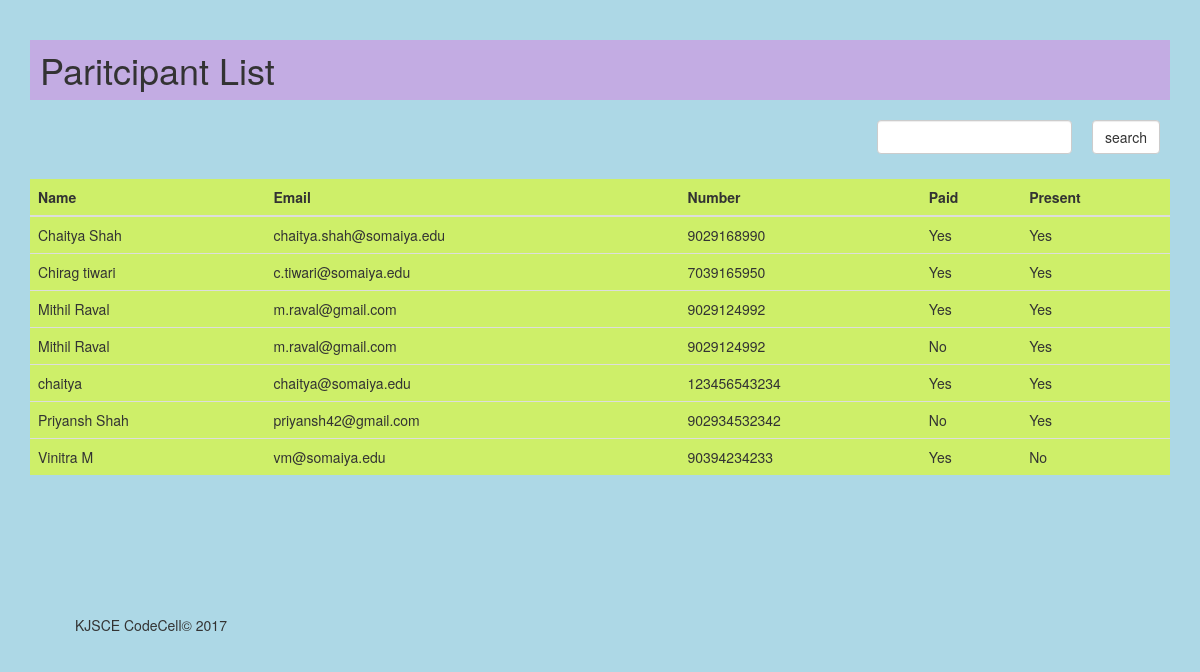
/register/view/, run on an earlier commit of the app's database.
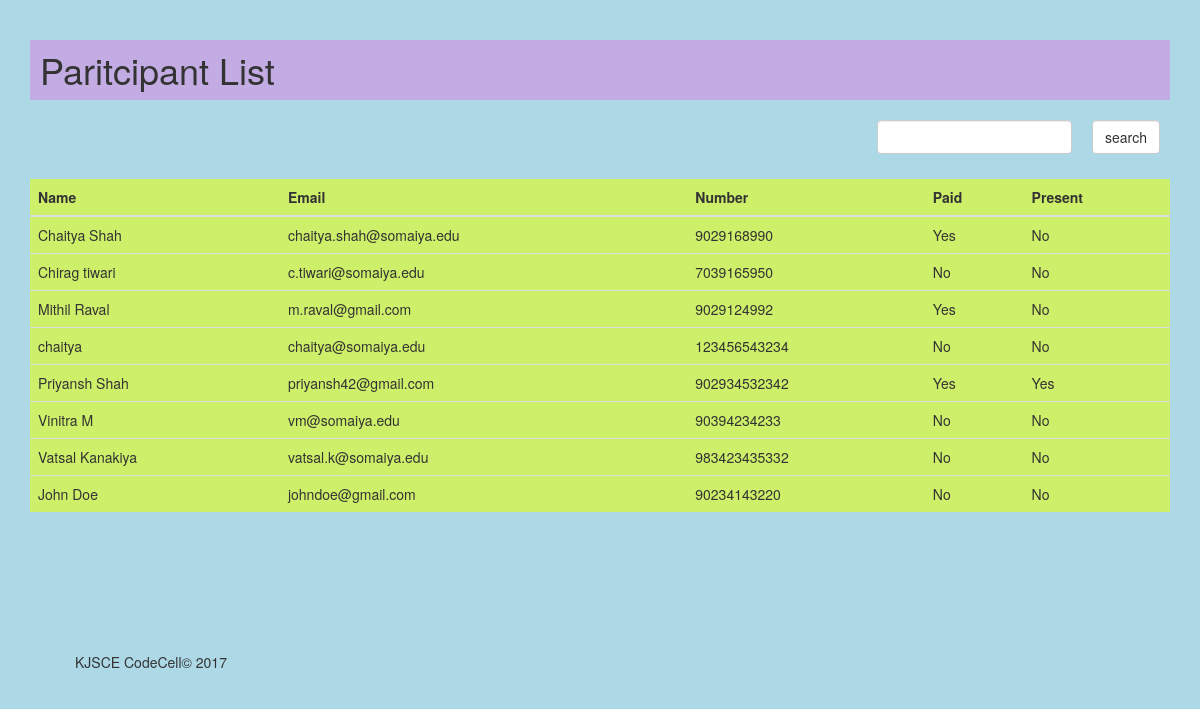
And on a later commit of the database.
### contestReg/models.py (models this page shows, shortened)
class Participant(models.Model):
    name    = models.CharField(max_length = 250)
    email   = models.EmailField(max_length = 250)
    number  = models.CharField(max_length = 15)
    college = models.CharField(max_length = 250)
    paid    = models.BooleanField(default = False)
    present = models.BooleanField(default = False)

### contestReg/views.py (the view)
# urls.py: url(r'view/$',views.view, name='view'),
def view(request):
	data = Participant.objects.all();
	data = None
	q = request.GET.get('q','')
	if q is not '':
		data = Participant.objects.filter(name__startswith = q);
	else:
		data = Participant.objects.all();
	return render(request,'contestReg/edit.html',
		{"title": "Chaitya Shah", "view": True,"data": data,'q':q})

### contestReg/templates/contestReg/edit.html (shortened to what this page needs)
{% extends "contestReg/index.html" %}
{% block content %}
		<h1>Paritcipant List</h1>
	<div class="container-fluid">
		<form method="get" action="." class="form">
			<ul class="search nav navbar-nav navbar-right">
				<li>
					<div class="form-group">
						<input type="text" name="q" value="{{q}}" class="form-control">
					</div>
				</li>
				<li>
					<div class="form-group">
						<input class=" form-control btn btn-default " type="submit" value="search"/>
					</div>
				</li>
			</ul>
		</form>
	</div>
	<table class="table">
		<thead>
			<tr>
				<th>Name</th>
				<th>Email</th>
				<th>Number</th>
				<th>Paid</th>
				<th>Present</th>
			</tr>
		</thead>
		<tbody>
			{% for entry in data %}
				<tr >
					<td>{{entry.name}}</td>
					<td>{{entry.email}}</td>
					<td>{{entry.number}}</td>
					{% if view %}
					<td>{% if entry.paid %} Yes {% else %} No {% endif %}</td>
					<td>{% if entry.present %} Yes {% else %} No {% endif %}</td>
					{% endif %}
				</tr>
			{% endfor %}
		</tbody>
	</table>
	<br>
	<br>
	<br>
{% endblock %}

### contestReg/templates/contestReg/index.html (shortened to what this page needs)
{% load staticfiles %}
<!DOCTYPE html>
<html lang="en">
<head>
	<link rel="stylesheet" href="https://maxcdn.bootstrapcdn.com/bootstrap/3.3.7/css/bootstrap.min.css">
	<link rel="stylesheet" href="{% static 'css/style.css' %}">
</head>
<body>
	<div class="container">
		<br />
	</div>
	<div class="container">
	{% block content %}
	{% endblock %}
	</div>
	<footer class="footer">
		<div class="container">
			<p class="grey">
			KJSCE CodeCell&copy; 2017
		</p>
		</div>
	</footer>
</body>
</html>

### contestReg/static/css/style.css (style rules this page uses)
body { background: lightblue; }
h1 { padding: 10px; background: rgba(215,136,225,0.54); }
.table { background: rgba(229,255,23,0.6); }
.search li { margin: 10px; }
.footer { padding: 5%; padding-bottom: 1%; }

What changed in the data, as far as the page shows it:
removed Participant: name "Mithil Raval", email "m.raval@gmail.com", number "9029124992", paid "No", present "Yes"
changed Participant "Chaitya Shah": present "Yes" → "No"
changed Participant "Chirag tiwari": paid "Yes" → "No"; present "Yes" → "No"
changed Participant "Mithil Raval": present "Yes" → "No"
changed Participant "chaitya": paid "Yes" → "No"; present "Yes" → "No"
changed Participant "Priyansh Shah": paid "No" → "Yes"
changed Participant "Vinitra M": paid "Yes" → "No"
added Participant: name "Vatsal Kanakiya", email "vatsal.k@somaiya.edu", number "983423435332", paid "No", present "No"
added Participant: name "John Doe", email "johndoe@gmail.com", number "90234143220", paid "No", present "No"
